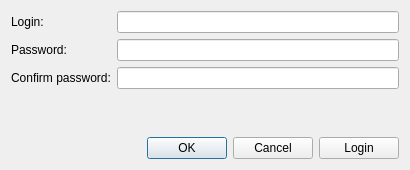
<?xml version="1.0" encoding="UTF-8"?>
<ui version="4.0">
 <class>RegistrationForm</class>
 <widget class="QWidget" name="RegistrationForm">
  <property name="geometry">
   <rect>
    <x>0</x>
    <y>0</y>
    <width>410</width>
    <height>170</height>
   </rect>
  </property>
  <property name="windowTitle">
   <string>Form</string>
  </property>
  <layout class="QVBoxLayout" name="verticalLayout">
   <item>
    <layout class="QFormLayout" name="formLayout">
     <item row="0" column="0">
      <widget class="QLabel" name="label">
       <property name="text">
        <string>Login:</string>
       </property>
      </widget>
     </item>
     <item row="1" column="0">
      <widget class="QLabel" name="label_2">
       <property name="text">
        <string>Password:</string>
       </property>
      </widget>
     </item>
     <item row="2" column="0">
      <widget class="QLabel" name="label_3">
       <property name="text">
        <string>Confirm password:</string>
       </property>
      </widget>
     </item>
     <item row="0" column="1">
      <widget class="QLineEdit" name="loginEdit"/>
     </item>
     <item row="1" column="1">
      <widget class="QLineEdit" name="passwordEdit">
       <property name="echoMode">
        <enum>QLineEdit::Password</enum>
       </property>
      </widget>
     </item>
     <item row="2" column="1">
      <widget class="QLineEdit" name="passwordConfirmEdit">
       <property name="echoMode">
        <enum>QLineEdit::Password</enum>
       </property>
      </widget>
     </item>
    </layout>
   </item>
   <item>
    <spacer name="verticalSpacer">
     <property name="orientation">
      <enum>Qt::Vertical</enum>
     </property>
     <property name="sizeHint" stdset="0">
      <size>
       <width>20</width>
       <height>40</height>
      </size>
     </property>
    </spacer>
   </item>
   <item>
    <layout class="QHBoxLayout" name="horizontalLayout">
     <item>
      <widget class="QDialogButtonBox" name="buttonBox">
       <property name="standardButtons">
        <set>QDialogButtonBox::Cancel|QDialogButtonBox::Ok</set>
       </property>
      </widget>
     </item>
     <item>
      <widget class="QPushButton" name="loginButton">
       <property name="text">
        <string>Login</string>
       </property>
      </widget>
     </item>
    </layout>
   </item>
  </layout>
 </widget>
 <resources/>
 <connections/>
</ui>
